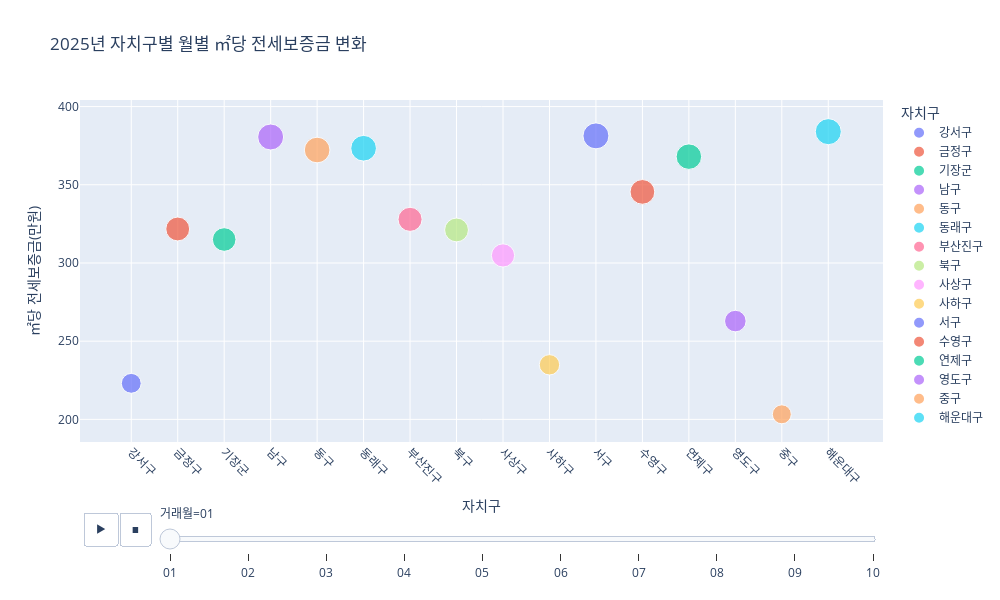

The code cell stored with this chart in its notebook:
### Code cell
jeonse_monthly = (
    df_jeon.groupby(["구", "거래월"])
    .agg(보증금=("보증금(만원)", "mean"), 면적=("전용면적(㎡)", "mean"))
    .reset_index()
)
jeonse_monthly["면적당보증금_만원"] = jeonse_monthly["보증금"] / jeonse_monthly["면적"]

fig = px.scatter(
    jeonse_monthly.dropna(subset=["면적당보증금_만원"]),
    x="구",
    y="면적당보증금_만원",
    color="구",
    size="면적당보증금_만원",
    animation_frame="거래월",
    animation_group="구",
    hover_name="구",
    title="2025년 자치구별 월별 ㎡당 전세보증금 변화",
    labels={"면적당보증금_만원": "㎡당 전세보증금(만원)", "거래월": "거래월", "구": "자치구"}
)
fig.update_xaxes(tickangle=45)
fig.update_layout(width=1000, height=600)

fig.write_html(OUT/"charts/2025_jeonse_slider.html")
fig

### Figure 1 — Plotly figure (JSON) as saved in the notebook; plotly's stock layout.template omitted (floating-point values rounded to 4 significant figures)
{"data": [{"hovertemplate": "<b>%{hovertext}</b><br><br>자치구=%{x}<br>거래월=01<br>㎡당 전세보증금(만원)=%{marker.size}<extra></extra>", "hovertext": ["강서구"], "ids": ["강서구"], "legendgroup": "강서구", "marker": {"color": "#636efa", "size": [223.0], "sizemode": "area", "sizeref": 1.13, "symbol": "circle"}, "mode": "markers", "name": "강서구", "orientation": "v", "showlegend": true, "type": "scatter", "x": ["강서구"], "xaxis": "x", "y": [223.0], "yaxis": "y"}, {"hovertemplate": "<b>%{hovertext}</b><br><br>자치구=%{x}<br>거래월=01<br>㎡당 전세보증금(만원)=%{marker.size}<extra></extra>", "hovertext": ["금정구"], "ids": ["금정구"], "legendgroup": "금정구", "marker": {"color": "#EF553B", "size": [321.7], "sizemode": "area", "sizeref": 1.13, "symbol": "circle"}, "mode": "markers", "name": "금정구", "orientation": "v", "showlegend": true, "type": "scatter", "x": ["금정구"], "xaxis": "x", "y": [321.7], "yaxis": "y"}, {"hovertemplate": "<b>%{hovertext}</b><br><br>자치구=%{x}<br>거래월=01<br>㎡당 전세보증금(만원)=%{marker.size}<extra></extra>", "hovertext": ["기장군"], "ids": ["기장군"], "legendgroup": "기장군", "marker": {"color": "#00cc96", "size": [315.0], "sizemode": "area", "sizeref": 1.13, "symbol": "circle"}, "mode": "markers", "name": "기장군", "orientation": "v", "showlegend": true, "type": "scatter", "x": ["기장군"], "xaxis": "x", "y": [315.0], "yaxis": "y"}, {"hovertemplate": "<b>%{hovertext}</b><br><br>자치구=%{x}<br>거래월=01<br>㎡당 전세보증금(만원)=%{marker.size}<extra></extra>", "hovertext": ["남구"], "ids": ["남구"], "legendgroup": "남구", "marker": {"color": "#ab63fa", "size": [380.6], "sizemode": "area", "sizeref": 1.13, "symbol": "circle"}, "mode": "markers", "name": "남구", "orientation": "v", "showlegend": true, "type": "scatter", "x": ["남구"], "xaxis": "x", "y": [380.6], "yaxis": "y"}, {"hovertemplate": "<b>%{hovertext}</b><br><br>자치구=%{x}<br>거래월=01<br>㎡당 전세보증금(만원)=%{marker.size}<extra></extra>", "hovertext": ["동구"], "ids": ["동구"], "legendgroup": "동구", "marker": {"color": "#FFA15A", "size": [372.2], "sizemode": "area", "sizeref": 1.13, "symbol": "circle"}, "mode": "markers", "name": "동구", "orientation": "v", "showlegend": true, "type": "scatter", "x": ["동구"], "xaxis": "x", "y": [372.2], "yaxis": "y"}, {"hovertemplate": "<b>%{hovertext}</b><br><br>자치구=%{x}<br>거래월=01<br>㎡당 전세보증금(만원)=%{marker.size}<extra></extra>", "hovertext": ["동래구"], "ids": ["동래구"], "legendgroup": "동래구", "marker": {"color": "#19d3f3", "size": [373.4], "sizemode": "area", "sizeref": 1.13, "symbol": "circle"}, "mode": "markers", "name": "동래구", "orientation": "v", "showlegend": true, "type": "scatter", "x": ["동래구"], "xaxis": "x", "y": [373.4], "yaxis": "y"}, {"hovertemplate": "<b>%{hovertext}</b><br><br>자치구=%{x}<br>거래월=01<br>㎡당 전세보증금(만원)=%{marker.size}<extra></extra>", "hovertext": ["부산진구"], "ids": ["부산진구"], "legendgroup": "부산진구", "marker": {"color": "#FF6692", "size": [327.9], "sizemode": "area", "sizeref": 1.13, "symbol": "circle"}, "mode": "markers", "name": "부산진구", "orientation": "v", "showlegend": true, "type": "scatter", "x": ["부산진구"], "xaxis": "x", "y": [327.9], "yaxis": "y"}, {"hovertemplate": "<b>%{hovertext}</b><br><br>자치구=%{x}<br>거래월=01<br>㎡당 전세보증금(만원)=%{marker.size}<extra></extra>", "hovertext": ["북구"], "ids": ["북구"], "legendgroup": "북구", "marker": {"color": "#B6E880", "size": [321.1], "sizemode": "area", "sizeref": 1.13, "symbol": "circle"}, "mode": "markers", "name": "북구", "orientation": "v", "showlegend": true, "type": "scatter", "x": ["북구"], "xaxis": "x", "y": [321.1], "yaxis": "y"}, {"hovertemplate": "<b>%{hovertext}</b><br><br>자치구=%{x}<br>거래월=01<br>㎡당 전세보증금(만원)=%{marker.size}<extra></extra>", "hovertext": ["사상구"], "ids": ["사상구"], "legendgroup": "사상구", "marker": {"color": "#FF97FF", "size": [304.8], "sizemode": "area", "sizeref": 1.13, "symbol": "circle"}, "mode": "markers", "name": "사상구", "orientation": "v", "showlegend": true, "type": "scatter", "x": ["사상구"], "xaxis": "x", "y": [304.8], "yaxis": "y"}, {"hovertemplate": "<b>%{hovertext}</b><br><br>자치구=%{x}<br>거래월=01<br>㎡당 전세보증금(만원)=%{marker.size}<extra></extra>", "hovertext": ["사하구"], "ids": ["사하구"], "legendgroup": "사하구", "marker": {"color": "#FECB52", "size": [234.9], "sizemode": "area", "sizeref": 1.13, "symbol": "circle"}, "mode": "markers", "name": "사하구", "orientation": "v", "showlegend": true, "type": "scatter", "x": ["사하구"], "xaxis": "x", "y": [234.9], "yaxis": "y"}, {"hovertemplate": "<b>%{hovertext}</b><br><br>자치구=%{x}<br>거래월=01<br>㎡당 전세보증금(만원)=%{marker.size}<extra></extra>", "hovertext": ["서구"], "ids": ["서구"], "legendgroup": "서구", "marker": {"color": "#636efa", "size": [381.3], "sizemode": "area", "sizeref": 1.13, "symbol": "circle"}, "mode": "markers", "name": "서구", "orientation": "v", "showlegend": true, "type": "scatter", "x": ["서구"], "xaxis": "x", "y": [381.3], "yaxis": "y"}, {"hovertemplate": "<b>%{hovertext}</b><br><br>자치구=%{x}<br>거래월=01<br>㎡당 전세보증금(만원)=%{marker.size}<extra></extra>", "hovertext": ["수영구"], "ids": ["수영구"], "legendgroup": "수영구", "marker": {"color": "#EF553B", "size": [345.4], "sizemode": "area", "sizeref": 1.13, "symbol": "circle"}, "mode": "markers", "name": "수영구", "orientation": "v", "showlegend": true, "type": "scatter", "x": ["수영구"], "xaxis": "x", "y": [345.4], "yaxis": "y"}, {"hovertemplate": "<b>%{hovertext}</b><br><br>자치구=%{x}<br>거래월=01<br>㎡당 전세보증금(만원)=%{marker.size}<extra></extra>", "hovertext": ["연제구"], "ids": ["연제구"], "legendgroup": "연제구", "marker": {"color": "#00cc96", "size": [368.0], "sizemode": "area", "sizeref": 1.13, "symbol": "circle"}, "mode": "markers", "name": "연제구", "orientation": "v", "showlegend": true, "type": "scatter", "x": ["연제구"], "xaxis": "x", "y": [368.0], "yaxis": "y"}, {"hovertemplate": "<b>%{hovertext}</b><br><br>자치구=%{x}<br>거래월=01<br>㎡당 전세보증금(만원)=%{marker.size}<extra></extra>", "hovertext": ["영도구"], "ids": ["영도구"], "legendgroup": "영도구", "marker": {"color": "#ab63fa", "size": [262.9], "sizemode": "area", "sizeref": 1.13, "symbol": "circle"}, "mode": "markers", "name": "영도구", "orientation": "v", "showlegend": true, "type": "scatter", "x": ["영도구"], "xaxis": "x", "y": [262.9], "yaxis": "y"}, {"hovertemplate": "<b>%{hovertext}</b><br><br>자치구=%{x}<br>거래월=01<br>㎡당 전세보증금(만원)=%{marker.size}<extra></extra>", "hovertext": ["중구"], "ids": ["중구"], "legendgroup": "중구", "marker": {"color": "#FFA15A", "size": [203.2], "sizemode": "area", "sizeref": 1.13, "symbol": "circle"}, "mode": "markers", "name": "중구", "orientation": "v", "showlegend": true, "type": "scatter", "x": ["중구"], "xaxis": "x", "y": [203.2], "yaxis": "y"}, {"hovertemplate": "<b>%{hovertext}</b><br><br>자치구=%{x}<br>거래월=01<br>㎡당 전세보증금(만원)=%{marker.size}<extra></extra>", "hovertext": ["해운대구"], "ids": ["해운대구"], "legendgroup": "해운대구", "marker": {"color": "#19d3f3", "size": [384.0], "sizemode": "area", "sizeref": 1.13, "symbol": "circle"}, "mode": "markers", "name": "해운대구", "orientation": "v", "showlegend": true, "type": "scatter", "x": ["해운대구"], "xaxis": "x", "y": [384.0], "yaxis": "y"}], "layout": {"height": 600, "legend": {"itemsizing": "constant", "title": {"text": "자치구"}, "tracegroupgap": 0}, "sliders": [{"active": 0, "currentvalue": {"prefix": "거래월="}, "len": 0.9, "pad": {"b": 10, "t": 60}, "steps": [{"args": [["01"], {"frame": {"duration": 0, "redraw": false}, "fromcurrent": true, "mode": "immediate", "transition": {"duration": 0, "easing": "linear"}}], "label": "01", "method": "animate"}, {"args": [["02"], {"frame": {"duration": 0, "redraw": false}, "fromcurrent": true, "mode": "immediate", "transition": {"duration": 0, "easing": "linear"}}], "label": "02", "method": "animate"}, {"args": [["03"], {"frame": {"duration": 0, "redraw": false}, "fromcurrent": true, "mode": "immediate", "transition": {"duration": 0, "easing": "linear"}}], "label": "03", "method": "animate"}, {"args": [["04"], {"frame": {"duration": 0, "redraw": false}, "fromcurrent": true, "mode": "immediate", "transition": {"duration": 0, "easing": "linear"}}], "label": "04", "method": "animate"}, {"args": [["05"], {"frame": {"duration": 0, "redraw": false}, "fromcurrent": true, "mode": "immediate", "transition": {"duration": 0, "easing": "linear"}}], "label": "05", "method": "animate"}, {"args": [["06"], {"frame": {"duration": 0, "redraw": false}, "fromcurrent": true, "mode": "immediate", "transition": {"duration": 0, "easing": "linear"}}], "label": "06", "method": "animate"}, {"args": [["07"], {"frame": {"duration": 0, "redraw": false}, "fromcurrent": true, "mode": "immediate", "transition": {"duration": 0, "easing": "linear"}}], "label": "07", "method": "animate"}, {"args": [["08"], {"frame": {"duration": 0, "redraw": false}, "fromcurrent": true, "mode": "immediate", "transition": {"duration": 0, "easing": "linear"}}], "label": "08", "method": "animate"}, {"args": [["09"], {"frame": {"duration": 0, "redraw": false}, "fromcurrent": true, "mode": "immediate", "transition": {"duration": 0, "easing": "linear"}}], "label": "09", "method": "animate"}, {"args": [["10"], {"frame": {"duration": 0, "redraw": false}, "fromcurrent": true, "mode": "immediate", "transition": {"duration": 0, "easing": "linear"}}], "label": "10", "method": "animate"}], "x": 0.1, "xanchor": "left", "y": 0, "yanchor": "top"}], "title": {"text": "2025년 자치구별 월별 ㎡당 전세보증금 변화"}, "updatemenus": [{"buttons": [{"args": [null, {"frame": {"duration": 500, "redraw": false}, "fromcurrent": true, "mode": "immediate", "transition": {"duration": 500, "easing": "linear"}}], "label": "&#9654;", "method": "animate"}, {"args": [[null], {"frame": {"duration": 0, "redraw": false}, "fromcurrent": true, "mode": "immediate", "transition": {"duration": 0, "easing": "linear"}}], "label": "&#9724;", "method": "animate"}], "direction": "left", "pad": {"r": 10, "t": 70}, "showactive": false, "type": "buttons", "x": 0.1, "xanchor": "right", "y": 0, "yanchor": "top"}], "width": 1000, "xaxis": {"anchor": "y", "categoryarray": ["강서구", "금정구", "기장군", "남구", "동구", "동래구", "부산진구", "북구", "사상구", "사하구", "서구", "수영구", "연제구", "영도구", "중구", "해운대구"], "categoryorder": "array", "domain": [0, 1], "tickangle": 45, "title": {"text": "자치구"}}, "yaxis": {"anchor": "x", "domain": [0, 1], "title": {"text": "㎡당 전세보증금(만원)"}}}}
